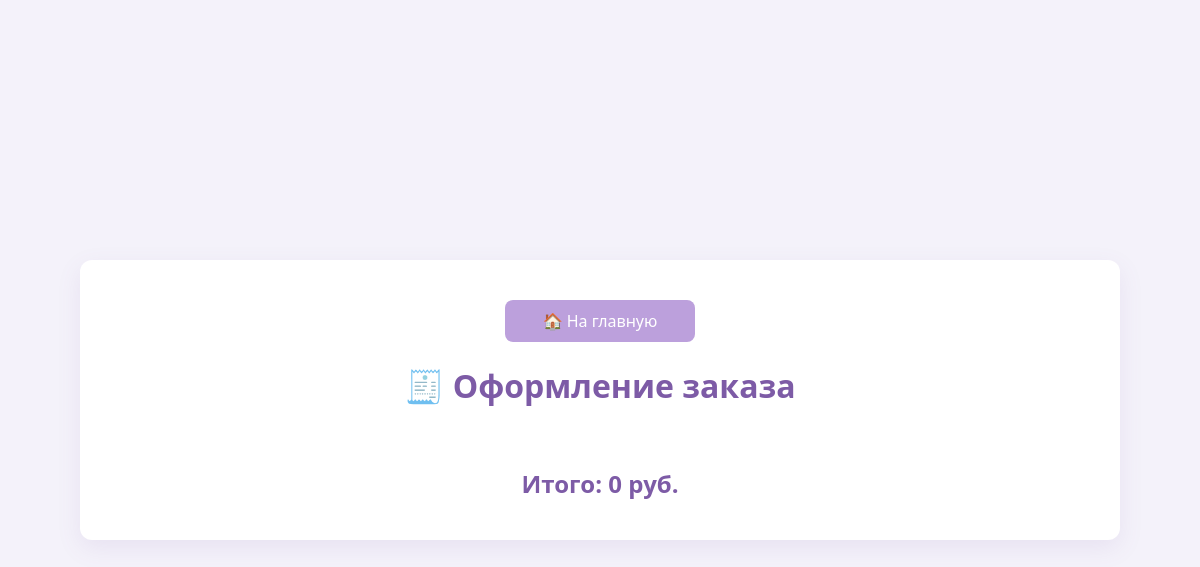
Before: /cart/checkout (signed in) with the older database file.
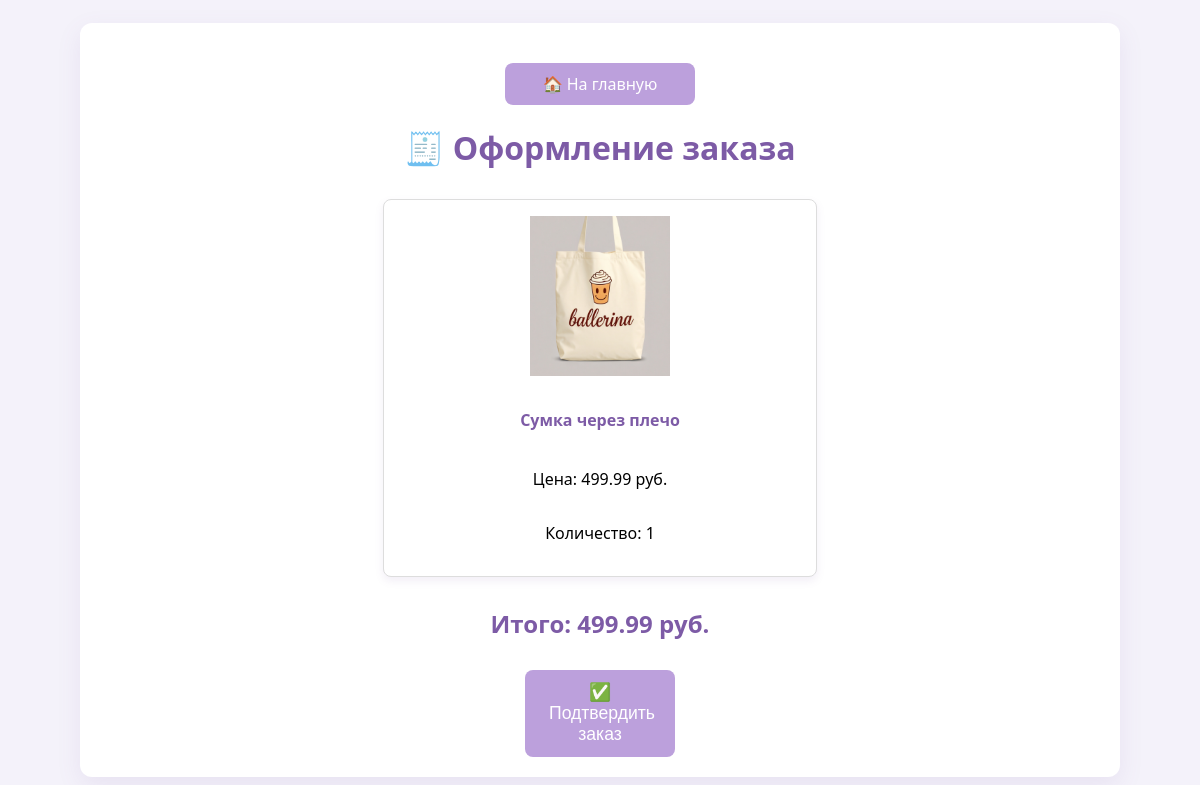
After: the same page with the newer database file.
### website/models.py (models this page shows)
class CartItem(db.Model):
    id = db.Column(db.Integer, primary_key=True)
    user_id = db.Column(db.Integer, db.ForeignKey('user.id'), nullable=False)  # Только для авторизованных
    product_id = db.Column(db.Integer, db.ForeignKey('product.id'), nullable=False)
    quantity = db.Column(db.Integer, default=1)
    product = db.relationship('Product', backref='cart_items')

class Product(db.Model):
    id = db.Column(db.Integer, primary_key=True)
    name = db.Column(db.String(100), nullable=False)
    price = db.Column(db.Float, nullable=False)
    description = db.Column(db.Text)
    image = db.Column(db.String(200))
    category = db.Column(db.String(50), nullable=False)

### website/views.py (the view)
@views.route('/cart/checkout')
@login_required
def checkout():
    cart_items = CartItem.query.filter_by(user_id=current_user.id).all()
    sum = 0
    for item in cart_items:
        sum += item.product.price * item.quantity
    sum = round(sum, 2)
    return render_template('checkout.html', cart_items=cart_items, sum=sum)

### website/__init__.py (called while the page is built)
def create_app():
    app = Flask(__name__, static_folder='../static')
    app.secret_key = 'secretKey'
    app.config['SQLALCHEMY_DATABASE_URI'] = 'sqlite:///shop.db'
    app.config['SQLALCHEMY_TRACK_MODIFICATIONS'] = False
    db.init_app(app)
    migrate.init_app(app, db)  # Если используете Flask-Migrate
    from .views import views
    from .auth import auth
    app.register_blueprint(views)
    app.register_blueprint(auth)
    with app.app_context():
        db.create_all()  # Создаёт таблицы при запуске приложения
    login_manager = LoginManager()
    login_manager.login_view = 'auth.login'
    login_manager.init_app(app)
    @login_manager.user_loader
    def load_user(user_id):
        return User.query.get(int(user_id))
    return app

### website/templates/checkout.html (shortened to what this page needs)
<!DOCTYPE html>
<html lang="ru">
<head>
    <link rel="stylesheet" href="{{ url_for('static', filename='css/style.css') }}">
</head>
<body>
    <main>
        <div class="checkout-container">
            <div class="top-bar">
                <a href="{{ url_for('views.home') }}" class="btn btn-back">🏠 На главную</a>
            </div>
            <h1>🧾 Оформление заказа</h1>
            <div class="product-list">
                {% for item in cart_items %}
                    <div class="product-card">
                        <img src="{{ url_for('static', filename=item.product.image) }}" alt="{{ item.product.name }}">
                        <h4>{{ item.product.name }}</h4>
                        <p>Цена: {{ item.product.price | round(2) }} руб.</p>
                        <p>Количество: {{ item.quantity }}</p>
                    </div>
                {% endfor %}
            </div>
            <div class="order-total-container">
                <h2 class="order-total">Итого: {{ sum }} руб.</h2>
            </div>
            {% if cart_items %}
                <div class="checkout">
                    <form action="{{ url_for('views.order_message') }}">
                        <button type="submit" class="btn btn-big">✅ Подтвердить заказ</button>
                    </form>
                </div>
            {% endif %}
        </div>
    </main>
</body>
</html>

Changed rows visible on the page:
added CartItem: image (picture), product.name "Сумка через плечо", product.price "499.99", quantity "1"
Other visible differences:
{{ sum }}: "0" → "499.99"
text now shown: "✅ Подтвердить заказ"
